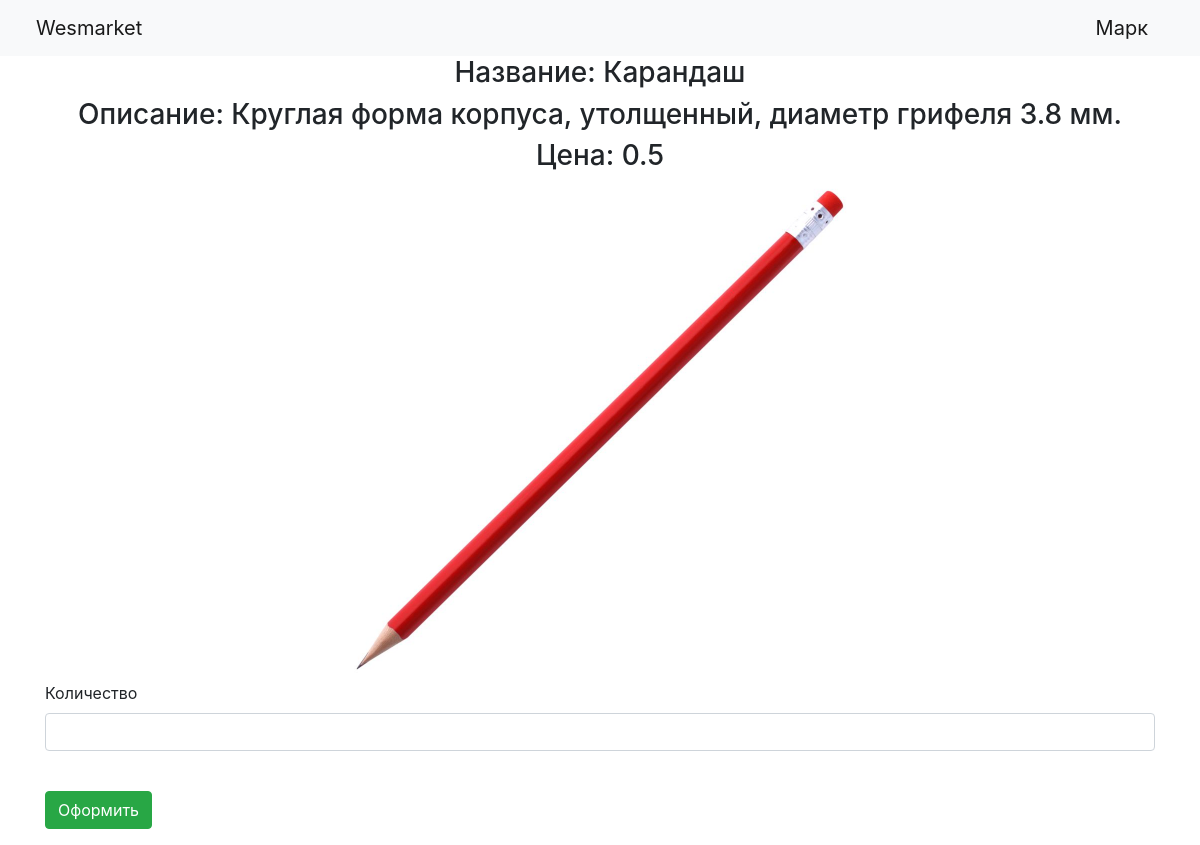
Screenshot of /buy/1 (signed in) with the database file from the repository.
### data/users.py (models this page shows, shortened)
class User(SqlAlchemyBase, UserMixin, SerializerMixin):
    __tablename__ = 'user'
    id = sqlalchemy.Column(sqlalchemy.Integer,
                           primary_key=True, autoincrement=True)
    surname = sqlalchemy.Column(sqlalchemy.String, nullable=True)
    name = sqlalchemy.Column(sqlalchemy.String, nullable=True)
    age = sqlalchemy.Column(sqlalchemy.Integer, nullable=True)
    address = sqlalchemy.Column(sqlalchemy.String, nullable=True)
    email = sqlalchemy.Column(sqlalchemy.String, unique=True, nullable=True, index=True)
    moder = sqlalchemy.Column(sqlalchemy.Boolean, nullable=True, default=0)
    hashed_password = sqlalchemy.Column(sqlalchemy.String, nullable=True, index=True)
    orders = orm.relation("Orders", back_populates='user')

### data/items.py (models this page shows, shortened)
class Item(SqlAlchemyBase, SerializerMixin):
    __tablename__ = 'item'
    id = sqlalchemy.Column(sqlalchemy.Integer, primary_key=True, autoincrement=True)
    name = sqlalchemy.Column(sqlalchemy.String, nullable=True)
    description = sqlalchemy.Column(sqlalchemy.String, nullable=True)
    price = sqlalchemy.Column(sqlalchemy.Float, nullable=True)
    img = sqlalchemy.Column(sqlalchemy.String, nullable=True)
    quantity = sqlalchemy.Column(sqlalchemy.Integer, nullable=True)

### main.py (the view, shortened to what this page needs)
@app.route('/buy/<int:id>', methods=['GET', 'POST'])
@login_required
def make_order(id):
    form = OrderForm()
    a = db_sess.query(Item).get(id)
    return render_template('New_order.html', title='Оформление', item=a,
                           form=form)

### data/orders.py
class OrderForm(FlaskForm, SerializerMixin):
    quantity = IntegerField('Количество')
    submit = SubmitField('Оформить')

### main.py (called while the page is built)
@login_manager.user_loader
def load_user(user_id):
    return db_sess.query(User).get(user_id)

### templates/new_order.html (shortened to what this page needs)
{% extends "base.html" %}
{% block content %}
<div align="center">
    <h3>Название: {{ item.name }}</h3>
    <h3>Описание: {{ item.description }}</h3>
    <h3>Цена: {{ item.price }}</h3>
    <img src="/static/img/{{ item.img }}" width="500">
    </div>
<form action="" method="post">
    <p>
        {{ form.quantity.label }}<br>
        {{ form.quantity(class="form-control") }}<br>
    </p>
    <p>{{ form.submit(type="submit", class="btn btn-success") }}</p>
</form>
{% endblock %}

### templates/base.html (shortened to what this page needs)
<!doctype html>
<html lang="en">
<head>
    <link rel="stylesheet"
          href="https://stackpath.bootstrapcdn.com/bootstrap/4.4.1/css/bootstrap.min.css"
>
</head>
<body>
<header>
    <nav class="navbar navbar-light bg-light">
        <a class="navbar-brand" href="/">&#12288Wesmarket</a>
        {% if current_user.is_authenticated %}
            <div class="dropdown">
                <a class="navbar-brand" type="button" id="dropdownMenuButton1" data-bs-toggle="dropdown" aria-expanded="false">
                    {{ current_user.name }}&#12288
                </a>
            </div>
    {% else %}
    <p>
        <a class="btn btn-primary " href="/register">Зарегистрироваться</a>
        <a class="btn btn-success" href="/login">Войти</a>
    </p>
    {% endif %}
    </nav>
</header>
<main role="main" class="container">
    {% block content %}
    {% endblock %}
</main>
</body>
</html>

### rows the page displays
User: name "Марк"
Item: name "Карандаш", description "Круглая форма корпуса, утолщенный, диаметр грифеля 3.8 мм.", price "0.5", img (picture)
